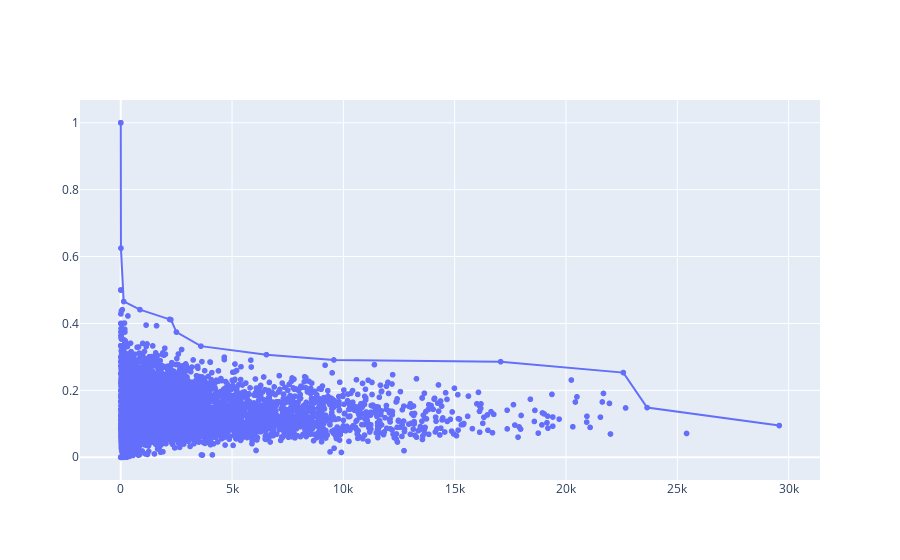

The cell this chart's notebook holds for it:
### Code cell
fig1 = px.scatter(careers, x='bfp', y='k_rt', hover_name='name', hover_data=['so', 'k_rt'])
fig2 = px.line(all_time_leaders, x='bfp', y='k_rt', hover_name='name')
go.Figure(data=fig1.data + fig2.data).show()

### Figure 1 — Plotly figure (JSON) as saved in the notebook; plotly's stock layout.template omitted (floating-point values rounded to 4 significant figures; data arrays with more than 128 entries replaced by an {"elided": "..."} marker saying what was removed)
{"data": [{"customdata": {"elided": "9964x1 int values"}, "hovertemplate": "<b>%{hovertext}</b><br><br>bfp=%{x}<br>k_rt=%{y}<br>so=%{customdata[0]}<extra></extra>", "hovertext": {"elided": "9964 str values"}, "legendgroup": "", "marker": {"color": "#636efa", "symbol": "circle"}, "mode": "markers", "name": "", "showlegend": false, "type": "scattergl", "x": {"elided": "9964 int values"}, "xaxis": "x", "y": {"elided": "9964 float values"}, "yaxis": "y"}, {"hovertemplate": "<b>%{hovertext}</b><br><br>bfp=%{x}<br>k_rt=%{y}<extra></extra>", "hovertext": ["Scott Sheldon", "Kevin Seitzer", "Danny Valencia", "Chuck Nieson", "James Karinchak", "Josh Hader", "Aroldis Chapman", "Craig Kimbrel", "Kenley Jansen", "Billy Wagner", "Chris Sale", "Max Scherzer", "Randy Johnson", "Nolan Ryan", "Walter Johnson", "Cy Young"], "legendgroup": "", "line": {"color": "#636efa", "dash": "solid"}, "mode": "lines", "name": "", "orientation": "v", "showlegend": false, "type": "scatter", "x": [1, 1, 1, 8, 131, 861, 2196, 2252, 2502, 3600, 6544, 9573, 17067, 22575, 23642, 29579], "xaxis": "x", "y": [1, 1, 1, 0.625, 0.4656, 0.4413, 0.4121, 0.4112, 0.3741, 0.3322, 0.3067, 0.2908, 0.2856, 0.2531, 0.1484, 0.09476], "yaxis": "y"}], "layout": {}}
